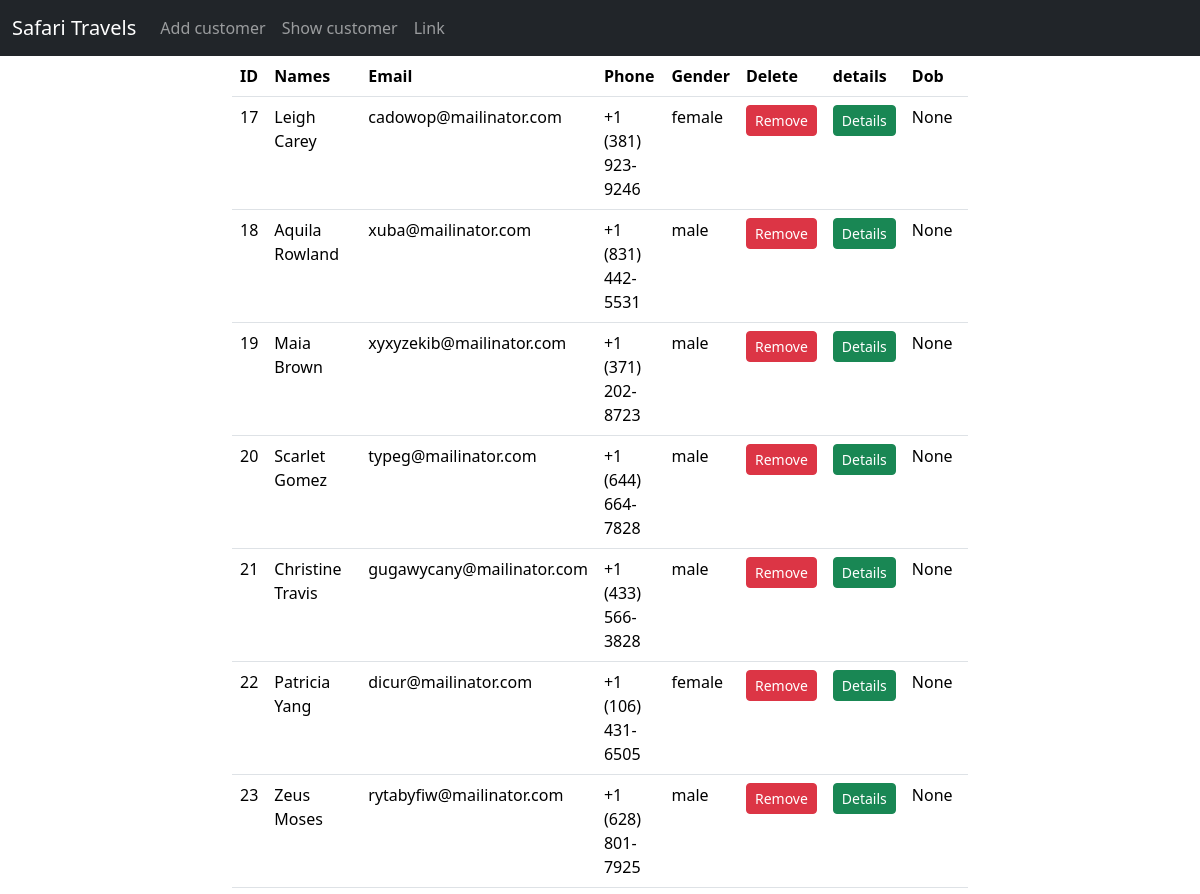
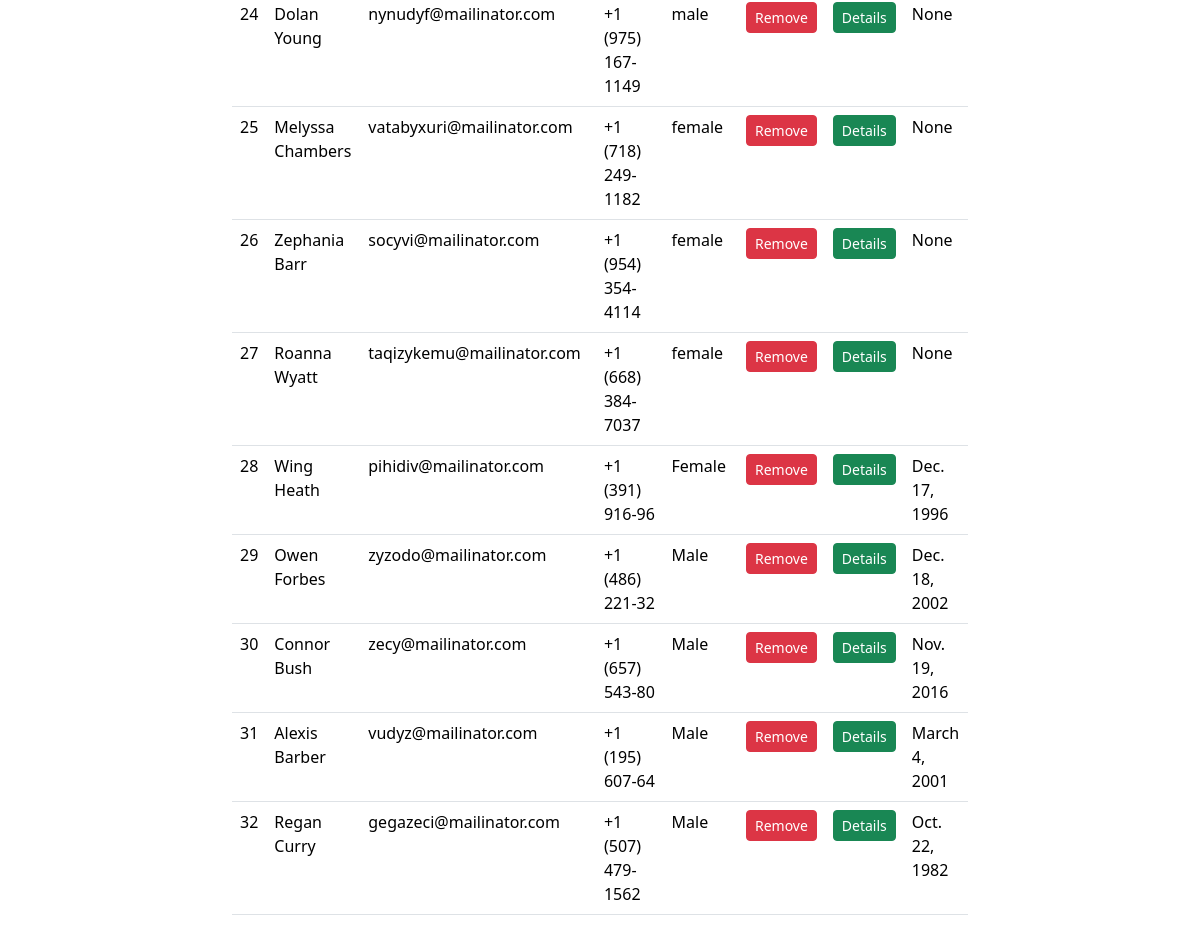
/show (signed in), run on the app's committed database (2 pictures, top to bottom).
### my_app/models.py (models this page shows)
class Customer(models.Model):
    id = models.AutoField(primary_key=True)
    names=models.CharField(max_length=50)
    email=models.EmailField(max_length=50, unique=True)
    phone=models.CharField(max_length=20)
    weight=models.IntegerField(default=0)
    height=models.IntegerField(default=0)
    gender=models.CharField(max_length=10,default='male''female')
    dob=models.DateField(null=True,blank=True)
    password=models.CharField(max_length=150)
    pic = models.ImageField(upload_to='images/', null=True, blank=True)
    class Meta:
        db_table = 'customer'

### my_app/views.py (the view)
# urls.py: path('show',views.show, name='show-page'),
@login_required
def show(request):
    data = Customer.objects.all()
    return render(request, 'show.html', {'data': data})

### templates/show.html
{% extends 'master.html' %}
{% block content %}
    <div class="container">
        <div class="row justify-content-center">
            <div class="col-sm-8">
                <table class="table">
                    <thead>
                    <tr>
                        <th>ID</th>
                        <th>Names</th>
                        <th>Email</th>
                        <th>Phone</th>
                        <th>Gender</th>
                        <th>Delete</th>
                        <th>details</th>
                        <th>Dob</th>
                    </tr>
                    </thead>
                    <tbody>
                    {% for customer in data %}
                        <tr>
                            <td>{{ customer.id }}</td>
                            <td>{{ customer.names }}</td>
                            <td>{{ customer.email }}</td>
                            <td>{{ customer.phone }}</td>
                            <td>{{ customer.gender }}</td>
                            <td>
                                <a class="btn btn-sm btn-danger" href="/delete/{{ customer.id }}">Remove</a>
                            </td>
                        <td>
                            <a class="btn btn-sm btn-success" href="/details/{{ customer.id }}">Details</a>
                        </td>
                        <td>{{ customer.dob }}</td>
                        </tr>
                    {% endfor %}
                    </tbody>
                </table>
            </div>
        </div>
    </div>
{% endblock %}

### templates/master.html (shortened to what this page needs)
<!DOCTYPE html>
<html lang="en">
<head>
    <link href="https://cdn.jsdelivr.net/npm/bootstrap@5.3.3/dist/css/bootstrap.min.css" rel="stylesheet">
    <link rel="stylesheet" href="//cdn.datatables.net/2.2.2/css/dataTables.dataTables.min.css">
</head>
<body>
<nav class="navbar navbar-expand-sm bg-dark navbar-dark">
    <div class="container-fluid">
        <a class="navbar-brand" href="#">Safari Travels</a>
        <div class="collapse navbar-collapse" id="collapsibleNavbar">
            <ul class="navbar-nav">
                <li class="nav-item">
                    <a class="nav-link" href="/">Add customer</a>
                </li>
                <li class="nav-item">
                    <a class="nav-link" href="/show">Show customer</a>
                </li>
                <li class="nav-item">
                    <a class="nav-link" href="#">Link</a>
                </li>
            </ul>
        </div>
    </div>
</nav>
{% block content %}
{% endblock %}
</body>
</html>

### data on the page
Customer: id "17", names "Leigh Carey", email "cadowop@mailinator.com", phone "+1 (381) 923-9246", gender "female", dob "None"
Customer: id "18", names "Aquila Rowland", email "xuba@mailinator.com", phone "+1 (831) 442-5531", gender "male", dob "None"
Customer: id "19", names "Maia Brown", email "xyxyzekib@mailinator.com", phone "+1 (371) 202-8723", gender "male", dob "None"
Customer: id "20", names "Scarlet Gomez", email "typeg@mailinator.com", phone "+1 (644) 664-7828", gender "male", dob "None"
Customer: id "21", names "Christine Travis", email "gugawycany@mailinator.com", phone "+1 (433) 566-3828", gender "male", dob "None"
Customer: id "22", names "Patricia Yang", email "dicur@mailinator.com", phone "+1 (106) 431-6505", gender "female", dob "None"
Customer: id "23", names "Zeus Moses", email "rytabyfiw@mailinator.com", phone "+1 (628) 801-7925", gender "male", dob "None"
Customer: id "24", names "Dolan Young", email "nynudyf@mailinator.com", phone "+1 (975) 167-1149", gender "male", dob "None"
Customer: id "25", names "Melyssa Chambers", email "vatabyxuri@mailinator.com", phone "+1 (718) 249-1182", gender "female", dob "None"
Customer: id "26", names "Zephania Barr", email "socyvi@mailinator.com", phone "+1 (954) 354-4114", gender "female", dob "None"
Customer: id "27", names "Roanna Wyatt", email "taqizykemu@mailinator.com", phone "+1 (668) 384-7037", gender "female", dob "None"
Customer: id "28", names "Wing Heath", email "pihidiv@mailinator.com", phone "+1 (391) 916-96", gender "Female", dob "Dec. 17, 1996"
Customer: id "29", names "Owen Forbes", email "zyzodo@mailinator.com", phone "+1 (486) 221-32", gender "Male", dob "Dec. 18, 2002"
Customer: id "30", names "Connor Bush", email "zecy@mailinator.com", phone "+1 (657) 543-80", gender "Male", dob "Nov. 19, 2016"
Customer: id "31", names "Alexis Barber", email "vudyz@mailinator.com", phone "+1 (195) 607-64", gender "Male", dob "March 4, 2001"
Customer: id "32", names "Regan Curry", email "gegazeci@mailinator.com", phone "+1 (507) 479-1562", gender "Male", dob "Oct. 22, 1982"
